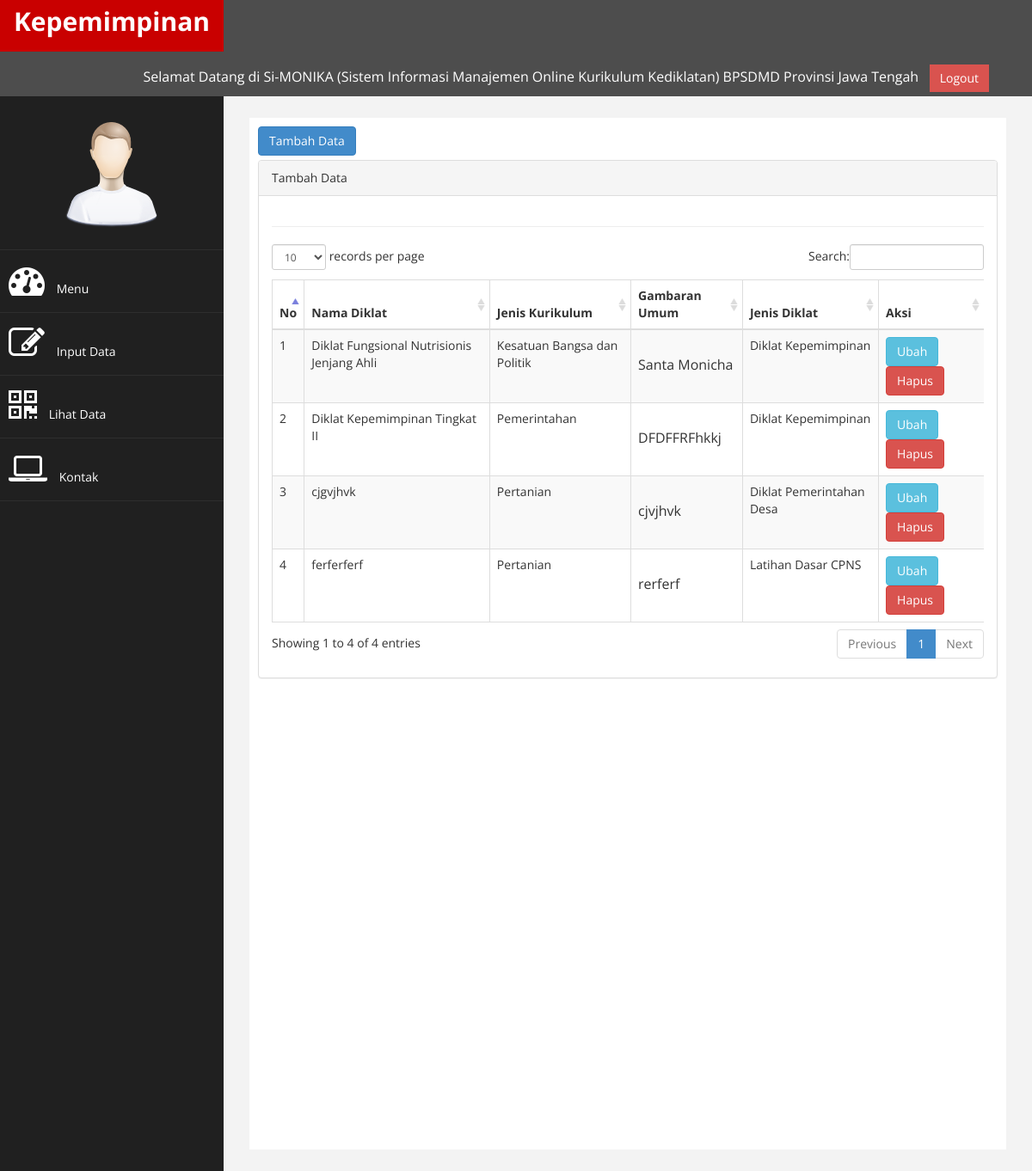
Screenshot of /login/adminkepemimpinan/index.php?page=lihat with the database file from the repository.
### tables this page shows
CREATE TABLE `ii` (
  `id` int(5) NOT NULL,
  `nm_diklat` varchar(200) NOT NULL,
  `jk_krk` varchar(100) NOT NULL,
  `gambaran` longtext NOT NULL,
  `mk_tj` longtext NOT NULL,
  `mu` longtext NOT NULL,
  `jn_dik` varchar(100) NOT NULL,
  `jp` varchar(100) NOT NULL
);

### login/adminkepemimpinan/page/lihat/lihat.php (the view)
<a href="?page=input" class="btn btn-primary" style="margin-bottom:5px ">Tambah Data</a>
<div class="row">
                <div class="col-md-12">
                    <div class="panel panel-default">
                        <div class="panel-heading">
                             Tambah Data
                        </div>
                        <div class="panel-body">
                            <div class="table-responsive">
                                <table class="table table-striped table-bordered table-hover" id="dataTables-example">
                                    <thead>
                                        <tr>
                                            <th>No</th>
                                            <th>Nama Diklat</th>
                                            <th>Jenis Kurikulum</th>
                                            <th>Gambaran Umum</th>
                                            <th>Jenis Diklat</th>
                                            <th>Aksi</th>
                                        </tr>
                                    </thead>
                                    <tbody>
                                    <?php
 										$no = 1;
 										$sql = $koneksi->query('select * from ii where jn_dik in ("Diklat Kepemimpinan", "Latihan Dasar CPNS", "Diklat Pemerintahan Desa")');
 										while ($data= $sql->fetch_assoc()){
                                    ?>
                                    	<tr>
                                    		<td><?php echo $no++; ?></td>
                                    		<td><?php echo $data['nm_diklat']; ?></td>
                                    		<td><?php echo $data['jk_krk']; ?></td>
                                    		<td><?php echo $data['gambaran']; ?></td>
                                    		<td><?php echo $data['jn_dik']; ?></td>
                                    		<td>
                                    			<a href="?page=ubah&id=<?php echo $data['id']; ?>" class="btn btn-info" >Ubah</a>
                                    			<a onclick="return confirm('Anda Yakin Menghapus Data Ini...............????')" href="?page=hapus&id=<?php echo $data['id']; ?>" class="btn btn-danger" >Hapus</a>
                                    		</td>
                                    	</tr>
                                    		<?php } ?>
                                    </tbody>
                            </div>
                        </div>
                    </div>
                </div>
</div>

### login/adminkepemimpinan/assets/css/custom.css (style rules this page uses)
body { font-family: 'Open Sans', sans-serif; }
p { font-size:16px; line-height:25px; padding-top:20px; }

### rows the page displays
ii: nm_diklat "Diklat Fungsional Nutrisionis Jenjang Ahli", jk_krk "Kesatuan Bangsa dan Politik", gambaran "Santa Monicha", jn_dik "Diklat Kepemimpinan"
ii: nm_diklat "Diklat Kepemimpinan Tingkat II", jk_krk "Pemerintahan", gambaran "DFDFFRFhkkj", jn_dik "Diklat Kepemimpinan"
ii: nm_diklat "cjgvjhvk", jk_krk "Pertanian", gambaran "cjvjhvk", jn_dik "Diklat Pemerintahan Desa"
ii: nm_diklat "ferferferf", jk_krk "Pertanian", gambaran "rerferf", jn_dik "Latihan Dasar CPNS"
